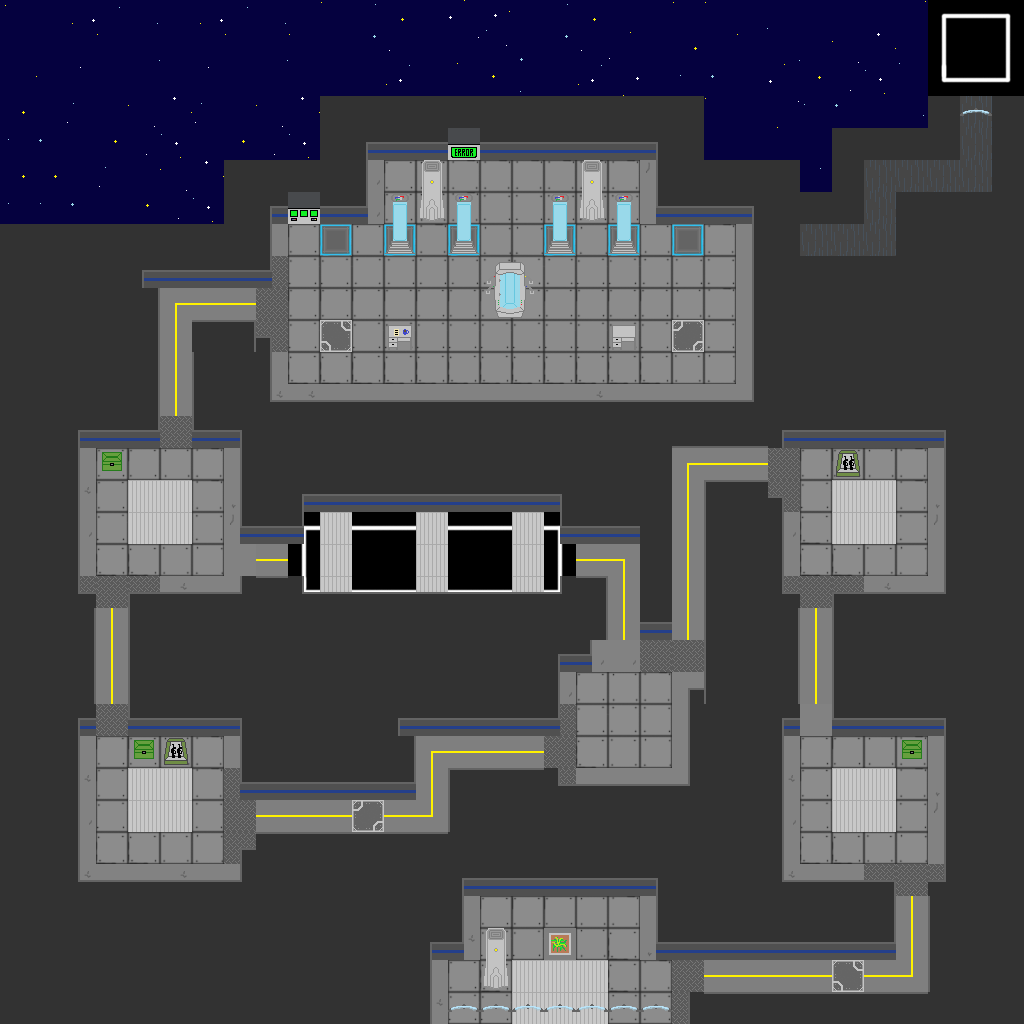

Tiled map render using the project's own tile images. Description and the map definition, with tile-layer contents summarised, below:
An orthogonal 32x32 tile map with 32x32 px tiles, 6 tile layers (floor, walkable stuff, wall decor, walls, ...), 2 tilesets.

<map version="1.0" orientation="orthogonal" renderorder="right-down" width="32" height="32" tilewidth="32" tileheight="32" nextobjectid="1">
 <tileset firstgid="1" name="AllMapSprites" tilewidth="32" tileheight="32">
  <image source="AllMapSprites.png" width="640" height="640" />
  <tile id="12">
   <properties>
    <property name="Blocked" value="" />
   </properties>
  </tile>
  <tile id="13">
   <properties>
    <property name="Blocked" value="" />
   </properties>
  </tile>
  <tile id="14">
   <properties>
    <property name="Blocked" value="" />
   </properties>
  </tile>
  <tile id="15">
   <properties>
    <property name="Blocked" value="" />
   </properties>
  </tile>
  <tile id="16">
   <properties>
    <property name="Blocked" value="" />
   </properties>
  </tile>
  <tile id="17">
   <properties>
    <property name="Blocked" value="" />
   </properties>
  </tile>
  <tile id="18">
   <properties>
    <property name="Blocked" value="" />
   </properties>
  </tile>
  <tile id="32">
   <properties>
    <property name="Blocked" value="" />
   </properties>
  </tile>
  <tile id="33">
   <properties>
    <property name="Blocked" value="" />
   </properties>
  </tile>
  <tile id="34">
   <properties>
    <property name="Blocked" value="" />
   </properties>
  </tile>
  <tile id="35">
   <properties>
    <property name="Blocked" value="" />
   </properties>
  </tile>
  <tile id="36">
   <properties>
    <property name="Blocked" value="" />
   </properties>
  </tile>
  <tile id="37">
   <properties>
    <property name="Blocked" value="" />
   </properties>
  </tile>
  <tile id="38">
   <properties>
    <property name="Blocked" value="" />
   </properties>
  </tile>
  <tile id="52">
   <properties>
    <property name="Blocked" value="" />
   </properties>
  </tile>
  <tile id="53">
   <properties>
    <property name="Blocked" value="" />
   </properties>
  </tile>
  <tile id="54">
   <properties>
    <property name="Blocked" value="" />
   </properties>
  </tile>
  <tile id="55">
   <properties>
    <property name="Blocked" value="" />
   </properties>
  </tile>
  <tile id="56">
   <properties>
    <property name="Blocked" value="" />
   </properties>
  </tile>
  <tile id="57">
   <properties>
    <property name="Blocked" value="" />
   </properties>
  </tile>
  <tile id="58">
   <properties>
    <property name="Blocked" value="" />
   </properties>
  </tile>
  <tile id="60">
   <properties>
    <property name="Blocked" value="" />
   </properties>
  </tile>
  <tile id="62">
   <properties>
    <property name="Blocked" value="" />
   </properties>
  </tile>
  <tile id="63">
   <properties>
    <property name="Blocked" value="" />
   </properties>
  </tile>
  <tile id="64">
   <properties>
    <property name="Blocked" value="" />
   </properties>
  </tile>
  <tile id="65">
   <properties>
    <property name="Blocked" value="" />
   </properties>
  </tile>
  <tile id="66">
   <properties>
    <property name="Blocked" value="" />
   </properties>
  </tile>
  <tile id="67">
   <properties>
    <property name="Blocked" value="" />
   </properties>
  </tile>
  <tile id="68">
   <properties>
    <property name="Blocked" value="" />
   </properties>
  </tile>
  <tile id="72">
   <properties>
    <property name="Blocked" value="" />
   </properties>
  </tile>
  <tile id="73">
   <properties>
    <property name="Blocked" value="" />
   </properties>
  </tile>
  <tile id="74">
   <properties>
    <property name="Blocked" value="" />
   </properties>
  </tile>
  <tile id="75">
   <properties>
    <property name="Blocked" value="" />
   </properties>
  </tile>
  <tile id="76">
   <properties>
    <property name="Blocked" value="" />
   </properties>
  </tile>
  <tile id="77">
   <properties>
    <property name="Blocked" value="" />
   </properties>
  </tile>
  <tile id="78">
   <properties>
    <property name="Blocked" value="" />
   </properties>
  </tile>
  <tile id="80">
   <properties>
    <property name="Blocked" value="" />
   </properties>
  </tile>
  <tile id="82">
   <properties>
    <property name="Blocked" value="" />
   </properties>
  </tile>
  <tile id="83">
   <properties>
    <property name="Blocked" value="" />
   </properties>
  </tile>
  <tile id="84">
   <properties>
    <property name="Blocked" value="" />
   </properties>
  </tile>
  <tile id="85">
   <properties>
    <property name="Blocked" value="" />
   </properties>
  </tile>
  <tile id="86">
   <properties>
    <property name="Blocked" value="" />
   </properties>
  </tile>
  <tile id="88">
   <properties>
    <property name="Blocked" value="" />
   </properties>
  </tile>
  <tile id="92">
   <properties>
    <property name="Blocked" value="" />
   </properties>
  </tile>
  <tile id="93">
   <properties>
    <property name="Blocked" value="" />
   </properties>
  </tile>
  <tile id="94">
   <properties>
    <property name="Blocked" value="" />
   </properties>
  </tile>
  <tile id="95">
   <properties>
    <property name="Blocked" value="" />
   </properties>
  </tile>
  <tile id="96">
   <properties>
    <property name="Blocked" value="" />
   </properties>
  </tile>
  <tile id="97">
   <properties>
    <property name="Blocked" value="" />
   </properties>
  </tile>
  <tile id="98">
   <properties>
    <property name="Blocked" value="" />
   </properties>
  </tile>
  <tile id="102">
   <properties>
    <property name="Blocked" value="" />
   </properties>
  </tile>
  <tile id="103">
   <properties>
    <property name="Blocked" value="" />
   </properties>
  </tile>
  <tile id="104">
   <properties>
    <property name="Blocked" value="" />
   </properties>
  </tile>
  <tile id="105">
   <properties>
    <property name="Blocked" value="" />
   </properties>
  </tile>
  <tile id="106">
   <properties>
    <property name="Blocked" value="" />
   </properties>
  </tile>
  <tile id="107">
   <properties>
    <property name="Blocked" value="" />
   </properties>
  </tile>
  <tile id="108">
   <properties>
    <property name="Blocked" value="" />
   </properties>
  </tile>
  <tile id="112">
   <properties>
    <property name="Blocked" value="" />
   </properties>
  </tile>
  <tile id="113">
   <properties>
    <property name="Blocked" value="" />
   </properties>
  </tile>
  <tile id="114">
   <properties>
    <property name="Blocked" value="" />
   </properties>
  </tile>
  <tile id="115">
   <properties>
    <property name="Blocked" value="" />
   </properties>
  </tile>
  <tile id="116">
   <properties>
    <property name="Blocked" value="" />
   </properties>
  </tile>
  <tile id="117">
   <properties>
    <property name="Blocked" value="" />
   </properties>
  </tile>
  <tile id="118">
   <properties>
    <property name="Blocked" value="" />
   </properties>
  </tile>
  <tile id="123">
   <properties>
    <property name="Blocked" value="" />
   </properties>
  </tile>
  <tile id="124">
   <properties>
    <property name="Blocked" value="" />
   </properties>
  </tile>
  <tile id="125">
   <properties>
    <property name="Blocked" value="" />
   </properties>
  </tile>
  <tile id="129">
   <properties>
    <property name="Blocked" value="" />
   </properties>
  </tile>
  <tile id="130">
   <properties>
    <property name="Blocked" value="" />
   </properties>
  </tile>
  <tile id="131">
   <properties>
    <property name="Blocked" value="" />
   </properties>
  </tile>
  <tile id="132">
   <properties>
    <property name="Blocked" value="" />
   </properties>
  </tile>
  <tile id="133">
   <properties>
    <property name="Blocked" value="" />
   </properties>
  </tile>
  <tile id="134">
   <properties>
    <property name="Blocked" value="" />
   </properties>
  </tile>
  <tile id="135">
   <properties>
    <property name="Blocked" value="" />
   </properties>
  </tile>
  <tile id="136">
   <properties>
    <property name="Blocked" value="" />
   </properties>
  </tile>
  <tile id="137">
   <properties>
    <property name="Blocked" value="" />
   </properties>
  </tile>
  <tile id="138">
   <properties>
    <property name="Blocked" value="" />
   </properties>
  </tile>
  <tile id="143">
   <properties>
    <property name="Blocked" value="" />
   </properties>
  </tile>
  <tile id="144">
   <properties>
    <property name="Blocked" value="" />
   </properties>
  </tile>
  <tile id="145">
   <properties>
    <property name="Blocked" value="" />
   </properties>
  </tile>
  <tile id="149">
   <properties>
    <property name="Blocked" value="" />
   </properties>
  </tile>
  <tile id="150">
   <properties>
    <property name="Blocked" value="" />
   </properties>
  </tile>
  <tile id="151">
   <properties>
    <property name="Blocked" value="" />
   </properties>
  </tile>
  <tile id="152">
   <properties>
    <property name="Blocked" value="" />
   </properties>
  </tile>
  <tile id="153">
   <properties>
    <property name="Blocked" value="" />
   </properties>
  </tile>
  <tile id="154">
   <properties>
    <property name="Blocked" value="" />
   </properties>
  </tile>
  <tile id="155">
   <properties>
    <property name="Blocked" value="" />
   </properties>
  </tile>
  <tile id="156">
   <properties>
    <property name="Blocked" value="" />
   </properties>
  </tile>
  <tile id="157">
   <properties>
    <property name="Blocked" value="" />
   </properties>
  </tile>
  <tile id="158">
   <properties>
    <property name="Blocked" value="" />
   </properties>
  </tile>
  <tile id="163">
   <properties>
    <property name="Blocked" value="" />
   </properties>
  </tile>
  <tile id="164">
   <properties>
    <property name="Blocked" value="" />
   </properties>
  </tile>
  <tile id="165">
   <properties>
    <property name="Blocked" value="" />
   </properties>
  </tile>
  <tile id="169">
   <properties>
    <property name="Blocked" value="" />
   </properties>
  </tile>
  <tile id="170">
   <properties>
    <property name="Blocked" value="" />
   </properties>
  </tile>
  <tile id="171">
   <properties>
    <property name="Blocked" value="" />
   </properties>
  </tile>
  <tile id="172">
   <properties>
    <property name="Blocked" value="" />
   </properties>
  </tile>
  <tile id="173">
   <properties>
    <property name="Blocked" value="" />
   </properties>
  </tile>
  <tile id="174">
   <properties>
    <property name="Blocked" value="" />
   </properties>
  </tile>
  <tile id="175">
   <properties>
    <property name="Blocked" value="" />
   </properties>
  </tile>
  <tile id="176">
   <properties>
    <property name="Blocked" value="" />
   </properties>
  </tile>
  <tile id="177">
   <properties>
    <property name="Blocked" value="" />
   </properties>
  </tile>
  <tile id="178">
   <properties>
    <property name="Blocked" value="" />
   </properties>
  </tile>
  <tile id="180">
   <properties>
    <property name="Blocked" value="" />
   </properties>
  </tile>
  <tile id="181">
   <properties>
    <property name="Blocked" value="" />
   </properties>
  </tile>
  <tile id="182">
   <properties>
    <property name="Blocked" value="" />
   </properties>
  </tile>
  <tile id="183">
   <properties>
    <property name="Blocked" value="" />
   </properties>
  </tile>
  <tile id="200">
   <properties>
    <property name="Blocked" value="" />
   </properties>
  </tile>
  <tile id="203">
   <properties>
    <property name="Blocked" value="" />
   </properties>
  </tile>
  <tile id="220">
   <properties>
    <property name="Blocked" value="" />
   </properties>
  </tile>
  <tile id="223">
   <properties>
    <property name="Blocked" value="" />
   </properties>
  </tile>
  <tile id="240">
   <properties>
    <property name="Blocked" value="" />
   </properties>
  </tile>
  <tile id="241">
   <properties>
    <property name="Blocked" value="" />
   </properties>
  </tile>
  <tile id="242">
   <properties>
    <property name="Blocked" value="" />
   </properties>
  </tile>
  <tile id="243">
   <properties>
    <property name="Blocked" value="" />
   </properties>
  </tile>
  <tile id="252">
   <properties>
    <property name="Blocked" value="" />
   </properties>
  </tile>
  <tile id="253">
   <properties>
    <property name="Blocked" value="" />
   </properties>
  </tile>
  <tile id="254">
   <properties>
    <property name="Blocked" value="" />
   </properties>
  </tile>
  <tile id="261">
   <properties>
    <property name="Blocked" value="" />
   </properties>
  </tile>
  <tile id="263">
   <properties>
    <property name="Blocked" value="" />
   </properties>
  </tile>
  <tile id="264">
   <properties>
    <property name="Blocked" value="" />
   </properties>
  </tile>
  <tile id="265">
   <properties>
    <property name="Blocked" value="" />
   </properties>
  </tile>
  <tile id="271">
   <properties>
    <property name="Blocked" value="" />
   </properties>
  </tile>
  <tile id="272">
   <properties>
    <property name="Blocked" value="" />
   </properties>
  </tile>
  <tile id="275">
   <properties>
    <property name="Blocked" value="" />
   </properties>
  </tile>
  <tile id="276">
   <properties>
    <property name="Blocked" value="" />
   </properties>
  </tile>
  <tile id="280">
   <properties>
    <property name="Blocked" value="" />
   </properties>
  </tile>
  <tile id="281">
   <properties>
    <property name="Blocked" value="" />
   </properties>
  </tile>
  <tile id="282">
   <properties>
    <property name="Blocked" value="" />
   </properties>
  </tile>
  <tile id="283">
   <properties>
    <property name="Blocked" value="" />
   </properties>
  </tile>
  <tile id="284">
   <properties>
    <property name="Blocked" value="" />
   </properties>
  </tile>
  <tile id="285">
   <properties>
    <property name="Blocked" value="" />
   </properties>
  </tile>
  <tile id="291">
   <properties>
    <property name="Blocked" value="" />
   </properties>
  </tile>
  <tile id="292">
   <properties>
    <property name="Blocked" value="" />
   </properties>
  </tile>
  <tile id="295">
   <properties>
    <property name="Blocked" value="" />
   </properties>
  </tile>
  <tile id="296">
   <properties>
    <property name="Blocked" value="" />
   </properties>
  </tile>
  <tile id="301">
   <properties>
    <property name="Blocked" value="" />
   </properties>
  </tile>
  <tile id="302">
   <properties>
    <property name="Blocked" value="" />
   </properties>
  </tile>
  <tile id="303">
   <properties>
    <property name="Blocked" value="" />
   </properties>
  </tile>
  <tile id="304">
   <properties>
    <property name="Blocked" value="" />
   </properties>
  </tile>
  <tile id="305">
   <properties>
    <property name="Blocked" value="" />
   </properties>
  </tile>
  <tile id="306">
   <properties>
    <property name="Blocked" value="" />
   </properties>
  </tile>
  <tile id="307">
   <properties>
    <property name="Blocked" value="" />
   </properties>
  </tile>
  <tile id="308">
   <properties>
    <property name="Blocked" value="" />
   </properties>
  </tile>
  <tile id="309">
   <properties>
    <property name="Blocked" value="" />
   </properties>
  </tile>
  <tile id="310">
   <properties>
    <property name="Blocked" value="" />
   </properties>
  </tile>
  <tile id="311">
   <properties>
    <property name="Blocked" value="" />
   </properties>
  </tile>
  <tile id="312">
   <properties>
    <property name="Blocked" value="" />
   </properties>
  </tile>
  <tile id="313">
   <properties>
    <property name="Blocked" value="" />
   </properties>
  </tile>
  <tile id="314">
   <properties>
    <property name="Blocked" value="" />
   </properties>
  </tile>
  <tile id="320">
   <properties>
    <property name="Blocked" value="" />
   </properties>
  </tile>
  <tile id="321">
   <properties>
    <property name="Blocked" value="" />
   </properties>
  </tile>
  <tile id="322">
   <properties>
    <property name="Blocked" value="" />
   </properties>
  </tile>
  <tile id="323">
   <properties>
    <property name="Blocked" value="" />
   </properties>
  </tile>
  <tile id="324">
   <properties>
    <property name="Blocked" value="" />
   </properties>
  </tile>
  <tile id="325">
   <properties>
    <property name="Blocked" value="" />
   </properties>
  </tile>
  <tile id="326">
   <properties>
    <property name="Blocked" value="" />
   </properties>
  </tile>
  <tile id="327">
   <properties>
    <property name="Blocked" value="" />
   </properties>
  </tile>
  <tile id="328">
   <properties>
    <property name="Blocked" value="" />
   </properties>
  </tile>
  <tile id="329">
   <properties>
    <property name="Blocked" value="" />
   </properties>
  </tile>
  <tile id="330">
   <properties>
    <property name="Blocked" value="" />
   </properties>
  </tile>
  <tile id="331">
   <properties>
    <property name="Blocked" value="" />
   </properties>
  </tile>
  <tile id="332">
   <properties>
    <property name="Blocked" value="" />
   </properties>
  </tile>
  <tile id="333">
   <properties>
    <property name="Blocked" value="" />
   </properties>
  </tile>
  <tile id="334">
   <properties>
    <property name="Blocked" value="" />
   </properties>
  </tile>
  <tile id="351">
   <properties>
    <property name="Blocked" value="" />
   </properties>
  </tile>
  <tile id="352">
   <properties>
    <property name="Blocked" value="" />
   </properties>
  </tile>
  <tile id="353">
   <properties>
    <property name="Blocked" value="" />
   </properties>
  </tile>
  <tile id="354">
   <properties>
    <property name="Blocked" value="" />
   </properties>
  </tile>
  <tile id="355">
   <properties>
    <property name="Blocked" value="" />
   </properties>
  </tile>
  <tile id="356">
   <properties>
    <property name="Blocked" value="" />
   </properties>
  </tile>
  <tile id="371">
   <properties>
    <property name="Blocked" value="" />
   </properties>
  </tile>
  <tile id="372">
   <properties>
    <property name="Blocked" value="" />
   </properties>
  </tile>
  <tile id="375">
   <properties>
    <property name="Blocked" value="" />
   </properties>
  </tile>
  <tile id="376">
   <properties>
    <property name="Blocked" value="" />
   </properties>
  </tile>
 </tileset>
 <tileset firstgid="401" name="Space background" tilewidth="32" tileheight="32">
  <image source="space background.png" width="871" height="505" />
 </tileset>
 <layer name="floor" width="32" height="32">
  <data>[1024 cells, 434 non-empty, 37 distinct tile ids]</data>
 </layer>
 <layer name="walkable stuff" width="32" height="32">
  <data>[1024 cells, 20 non-empty, 5 distinct tile ids]</data>
 </layer>
 <layer name="wall decor" width="32" height="32">
  <properties>
   <property name="Blocked" value="" />
  </properties>
  <data>[1024 cells, 2 non-empty, 1 distinct tile ids]</data>
 </layer>
 <layer width="32" height="32">
  <data>[1024 cells, 0 non-empty, 0 distinct tile ids]</data>
 </layer>
 <layer width="32" height="32">
  <data>[1024 cells, 0 non-empty, 0 distinct tile ids]</data>
 </layer>
 <layer name="walls" width="32" height="32">
  <properties>
   <property name="Blocked" value="" />
  </properties>
  <data>[1024 cells, 822 non-empty, 78 distinct tile ids]</data>
 </layer>
</map>
